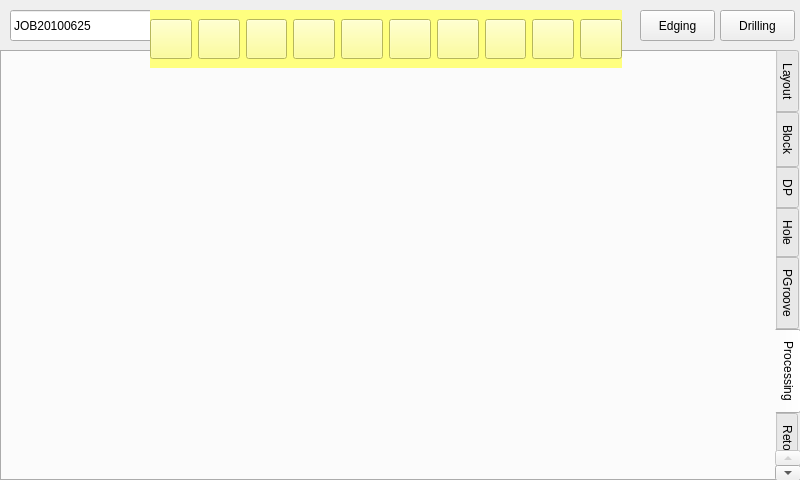
<?xml version="1.0" encoding="UTF-8"?>
<ui version="4.0">
 <class>Form</class>
 <widget class="QWidget" name="Form">
  <property name="geometry">
   <rect>
    <x>0</x>
    <y>0</y>
    <width>800</width>
    <height>480</height>
   </rect>
  </property>
  <property name="windowTitle">
   <string>Form</string>
  </property>
  <widget class="QTabWidget" name="tabWidget">
   <property name="geometry">
    <rect>
     <x>0</x>
     <y>50</y>
     <width>801</width>
     <height>431</height>
    </rect>
   </property>
   <property name="tabPosition">
    <enum>QTabWidget::East</enum>
   </property>
   <property name="currentIndex">
    <number>5</number>
   </property>
   <property name="iconSize">
    <size>
     <width>16</width>
     <height>16</height>
    </size>
   </property>
   <property name="tabsClosable">
    <bool>false</bool>
   </property>
   <property name="movable">
    <bool>true</bool>
   </property>
   <widget class="QWidget" name="tab">
    <attribute name="title">
     <string>Layout</string>
    </attribute>
    <widget class="QLineEdit" name="lineEdit">
     <property name="geometry">
      <rect>
       <x>0</x>
       <y>400</y>
       <width>801</width>
       <height>31</height>
      </rect>
     </property>
     <property name="text">
      <string>Help Messages</string>
     </property>
    </widget>
   </widget>
   <widget class="QWidget" name="tab_2">
    <attribute name="title">
     <string>Block</string>
    </attribute>
   </widget>
   <widget class="QWidget" name="tab_3">
    <attribute name="title">
     <string>DP</string>
    </attribute>
   </widget>
   <widget class="QWidget" name="tab_4">
    <attribute name="title">
     <string>Hole</string>
    </attribute>
   </widget>
   <widget class="QWidget" name="tab_5">
    <attribute name="title">
     <string>PGroove</string>
    </attribute>
   </widget>
   <widget class="QWidget" name="tab_6">
    <attribute name="title">
     <string>Processing</string>
    </attribute>
   </widget>
   <widget class="QWidget" name="tab_7">
    <attribute name="title">
     <string>Retouch</string>
    </attribute>
   </widget>
  </widget>
  <widget class="QComboBox" name="comboBox">
   <property name="geometry">
    <rect>
     <x>10</x>
     <y>10</y>
     <width>201</width>
     <height>31</height>
    </rect>
   </property>
   <property name="editable">
    <bool>true</bool>
   </property>
   <item>
    <property name="text">
     <string>JOB20100625</string>
    </property>
   </item>
  </widget>
  <widget class="QPushButton" name="pushButton">
   <property name="geometry">
    <rect>
     <x>640</x>
     <y>10</y>
     <width>75</width>
     <height>31</height>
    </rect>
   </property>
   <property name="text">
    <string>Edging</string>
   </property>
  </widget>
  <widget class="QPushButton" name="pushButton_2">
   <property name="geometry">
    <rect>
     <x>720</x>
     <y>10</y>
     <width>75</width>
     <height>31</height>
    </rect>
   </property>
   <property name="text">
    <string>Drilling</string>
   </property>
  </widget>
  <widget class="QWidget" name="widget" native="true">
   <property name="geometry">
    <rect>
     <x>150</x>
     <y>10</y>
     <width>472</width>
     <height>58</height>
    </rect>
   </property>
   <property name="styleSheet">
    <string notr="true">background-color: rgb(255, 255, 127);</string>
   </property>
   <layout class="QGridLayout" name="gridLayout">
    <item row="0" column="0">
     <widget class="QPushButton" name="pushButton_3">
      <property name="minimumSize">
       <size>
        <width>0</width>
        <height>40</height>
       </size>
      </property>
      <property name="text">
       <string/>
      </property>
     </widget>
    </item>
    <item row="0" column="1">
     <widget class="QPushButton" name="pushButton_4">
      <property name="minimumSize">
       <size>
        <width>0</width>
        <height>40</height>
       </size>
      </property>
      <property name="text">
       <string/>
      </property>
     </widget>
    </item>
    <item row="0" column="2">
     <widget class="QPushButton" name="pushButton_5">
      <property name="minimumSize">
       <size>
        <width>0</width>
        <height>40</height>
       </size>
      </property>
      <property name="text">
       <string/>
      </property>
     </widget>
    </item>
    <item row="0" column="3">
     <widget class="QPushButton" name="pushButton_6">
      <property name="minimumSize">
       <size>
        <width>0</width>
        <height>40</height>
       </size>
      </property>
      <property name="text">
       <string/>
      </property>
     </widget>
    </item>
    <item row="0" column="4">
     <widget class="QPushButton" name="pushButton_7">
      <property name="minimumSize">
       <size>
        <width>0</width>
        <height>40</height>
       </size>
      </property>
      <property name="text">
       <string/>
      </property>
     </widget>
    </item>
    <item row="0" column="5">
     <widget class="QPushButton" name="pushButton_8">
      <property name="minimumSize">
       <size>
        <width>0</width>
        <height>40</height>
       </size>
      </property>
      <property name="text">
       <string/>
      </property>
     </widget>
    </item>
    <item row="0" column="6">
     <widget class="QPushButton" name="pushButton_9">
      <property name="minimumSize">
       <size>
        <width>0</width>
        <height>40</height>
       </size>
      </property>
      <property name="text">
       <string/>
      </property>
     </widget>
    </item>
    <item row="0" column="7">
     <widget class="QPushButton" name="pushButton_10">
      <property name="minimumSize">
       <size>
        <width>0</width>
        <height>40</height>
       </size>
      </property>
      <property name="text">
       <string/>
      </property>
     </widget>
    </item>
    <item row="0" column="8">
     <widget class="QPushButton" name="pushButton_11">
      <property name="minimumSize">
       <size>
        <width>0</width>
        <height>40</height>
       </size>
      </property>
      <property name="text">
       <string/>
      </property>
     </widget>
    </item>
    <item row="0" column="9">
     <widget class="QPushButton" name="pushButton_12">
      <property name="minimumSize">
       <size>
        <width>0</width>
        <height>40</height>
       </size>
      </property>
      <property name="text">
       <string/>
      </property>
     </widget>
    </item>
   </layout>
  </widget>
 </widget>
 <resources/>
 <connections/>
</ui>
